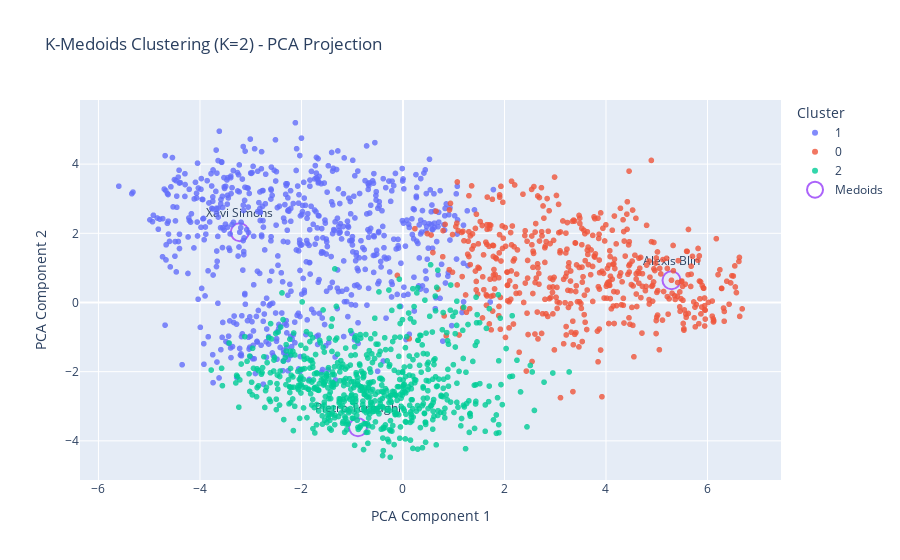

Write notebook code for a chart like this one.
### Code cell
df_plot = pd.DataFrame({
    "x": X_pca[:, 0],
    "y": X_pca[:, 1],
    "Cluster": final_labels,
    "Name": df_with_clusters["Name"].values,
    "Club": df_with_clusters["Club"].values,
    "CA": df_with_clusters["CA"].values,
    "PA": df_with_clusters["PA"].values,
})

df_plot["is_medoid"] = False
df_plot.loc[medoid_indices, "is_medoid"] = True

fig = px.scatter(
    df_plot,
    x="x",
    y="y",
    color="Cluster",
    hover_data=["Name", "Club", "CA", "PA"],
    title=f"K-Medoids Clustering (K=2) - PCA Projection",
    opacity=0.8,
)

medoids_df = df_plot[df_plot["is_medoid"]]

fig.add_scatter(
    x=medoids_df["x"],
    y=medoids_df["y"],
    mode="markers+text",
    marker=dict(
        size=18,
        symbol="circle-open",
        line=dict(width=2, color="black"),
    ),
    text=medoids_df["Name"],
    textposition="top center",
    hoverinfo="text",
    name="Medoids",
)

fig.update_layout(
    xaxis_title="PCA Component 1",
    yaxis_title="PCA Component 2",
    legend_title="Cluster",
)

fig.show()

### Figure 1 — Plotly figure (JSON) as saved in the notebook; plotly's stock layout.template omitted (floating-point values rounded to 4 significant figures; data arrays with more than 128 entries replaced by an {"elided": "..."} marker saying what was removed)
{"data": [{"customdata": {"elided": "671x4 mixed values"}, "hovertemplate": "Cluster=1<br>x=%{x}<br>y=%{y}<br>Name=%{customdata[0]}<br>Club=%{customdata[1]}<br>CA=%{customdata[2]}<br>PA=%{customdata[3]}<extra></extra>", "legendgroup": "1", "marker": {"color": "#636efa", "opacity": 0.8, "symbol": "circle"}, "mode": "markers", "name": "1", "showlegend": true, "type": "scattergl", "x": {"elided": "671 float values"}, "xaxis": "x", "y": {"elided": "671 float values"}, "yaxis": "y"}, {"customdata": {"elided": "491x4 mixed values"}, "hovertemplate": "Cluster=0<br>x=%{x}<br>y=%{y}<br>Name=%{customdata[0]}<br>Club=%{customdata[1]}<br>CA=%{customdata[2]}<br>PA=%{customdata[3]}<extra></extra>", "legendgroup": "0", "marker": {"color": "#EF553B", "opacity": 0.8, "symbol": "circle"}, "mode": "markers", "name": "0", "showlegend": true, "type": "scattergl", "x": {"elided": "491 float values"}, "xaxis": "x", "y": {"elided": "491 float values"}, "yaxis": "y"}, {"customdata": {"elided": "659x4 mixed values"}, "hovertemplate": "Cluster=2<br>x=%{x}<br>y=%{y}<br>Name=%{customdata[0]}<br>Club=%{customdata[1]}<br>CA=%{customdata[2]}<br>PA=%{customdata[3]}<extra></extra>", "legendgroup": "2", "marker": {"color": "#00cc96", "opacity": 0.8, "symbol": "circle"}, "mode": "markers", "name": "2", "showlegend": true, "type": "scattergl", "x": {"elided": "659 float values"}, "xaxis": "x", "y": {"elided": "659 float values"}, "yaxis": "y"}, {"hoverinfo": "text", "marker": {"line": {"color": "black", "width": 2}, "size": 18, "symbol": "circle-open"}, "mode": "markers+text", "name": "Medoids", "text": ["Xavi Simons", "Alexis Blin", "Pietro Tornaghi"], "textposition": "top center", "type": "scatter", "x": [-3.216, 5.291, -0.8867], "y": [2.031, 0.6432, -3.608]}], "layout": {"legend": {"title": {"text": "Cluster"}, "tracegroupgap": 0}, "title": {"text": "K-Medoids Clustering (K=2) - PCA Projection"}, "xaxis": {"anchor": "y", "domain": [0, 1], "title": {"text": "PCA Component 1"}}, "yaxis": {"anchor": "x", "domain": [0, 1], "title": {"text": "PCA Component 2"}}}}
